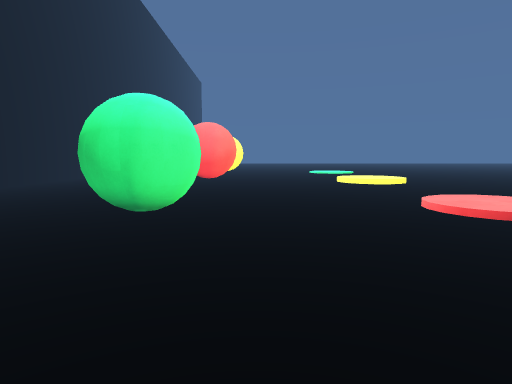
[1] (above)

19 first-person views from a walk through a 3-D level made in the Unity game engine. The camera is 1.5 m above the floor, tilts 6° down and sees 75° across. The floor is counted in squares, 1 m on a side. Each view is taken from the middle of a square. On the plan, view 1 faces up. The plan holds only what a view shows up to about 15 squares ahead; the rest is blank. The place goes on beyond the plan.

[2]
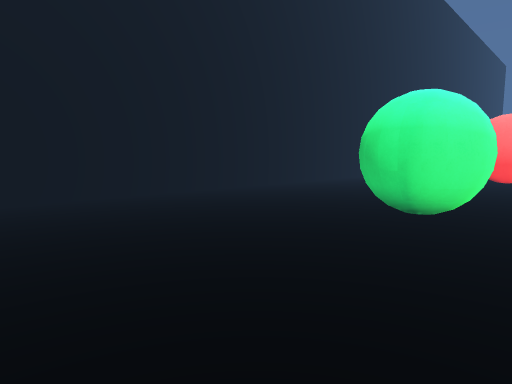

[3]
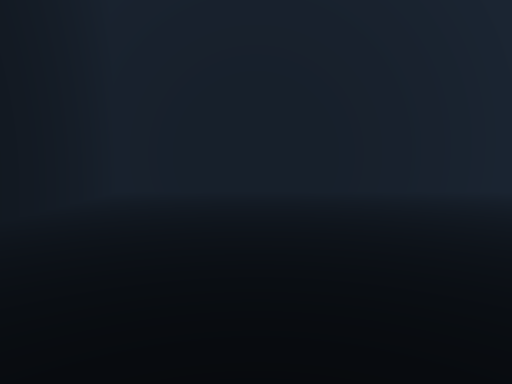

[4]
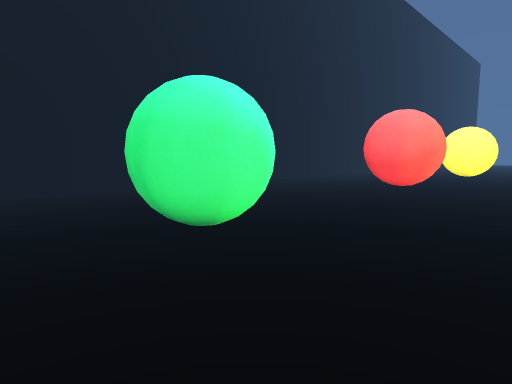

[5]
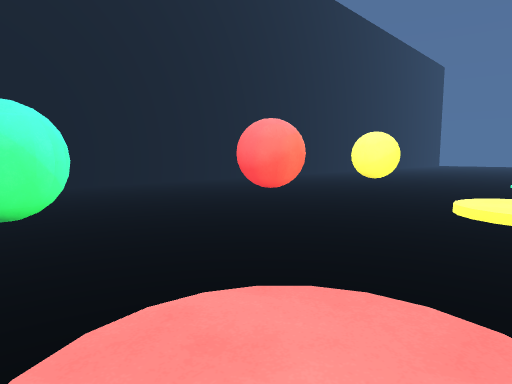

[6]
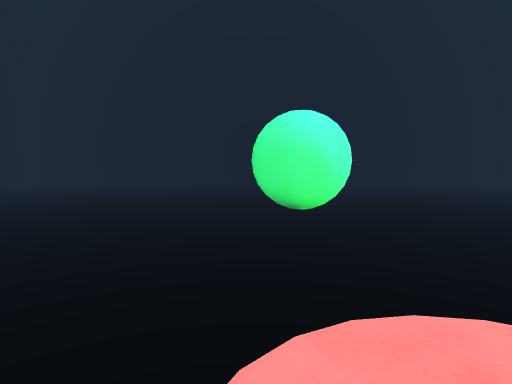

[7]
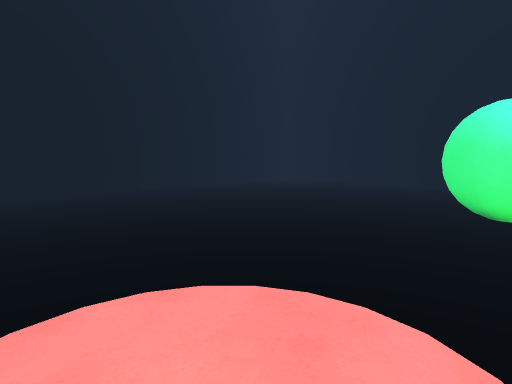

[8]
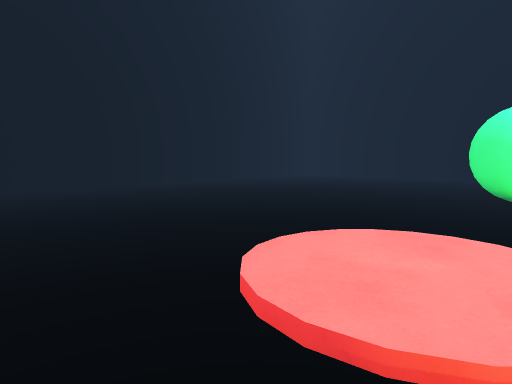

[9]
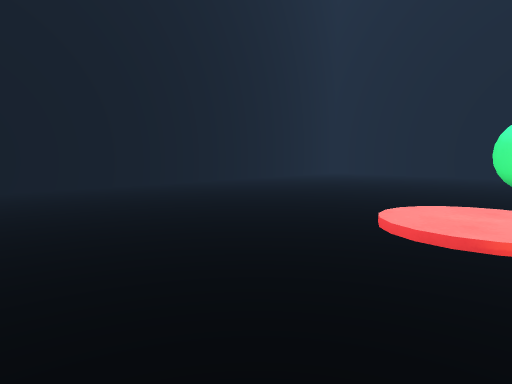

[10]
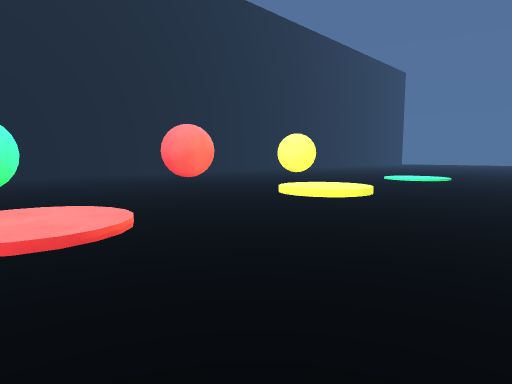

[11]
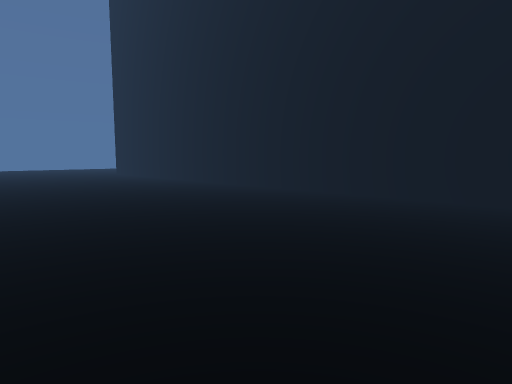

[12]
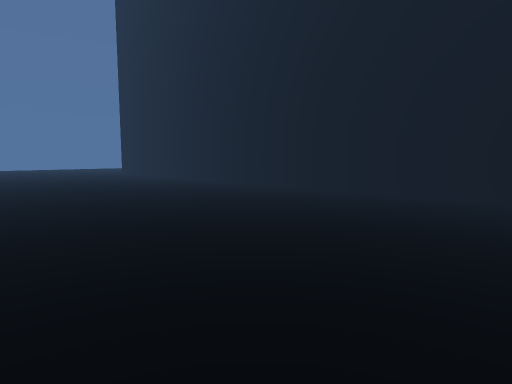

[13]
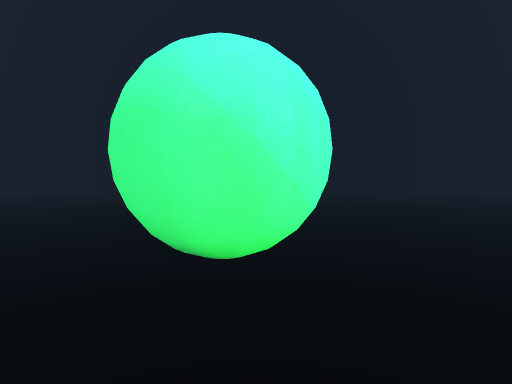

[14]
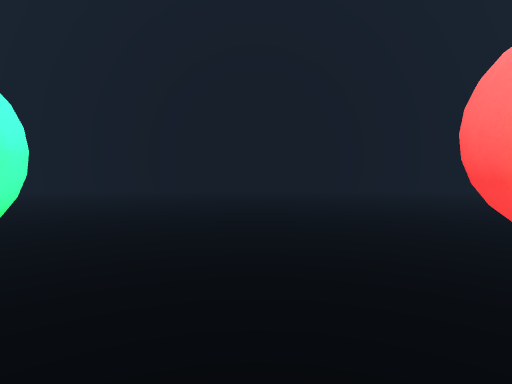

[15]
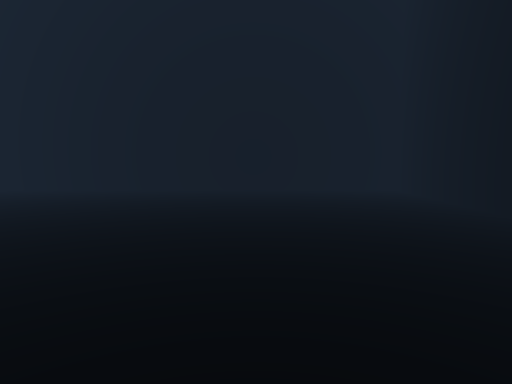

[16]
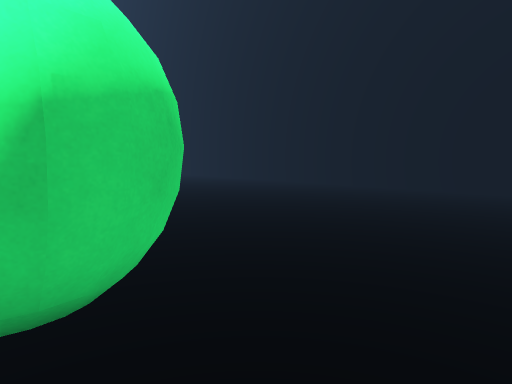

[17]
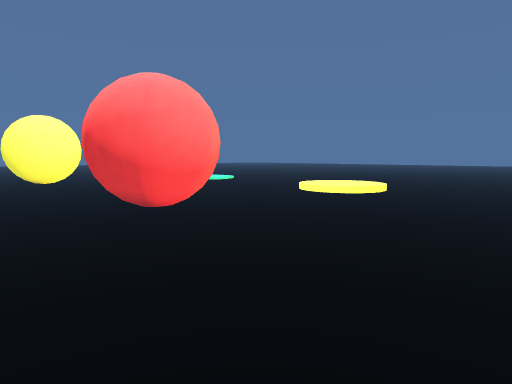

[18]
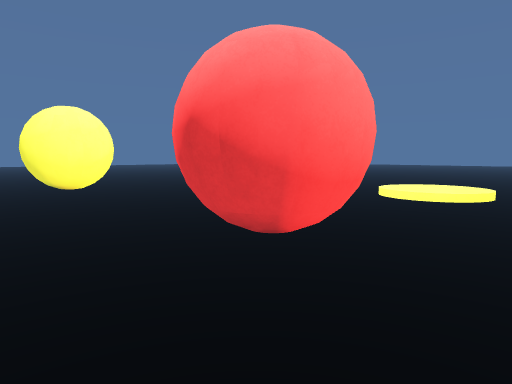

[19]
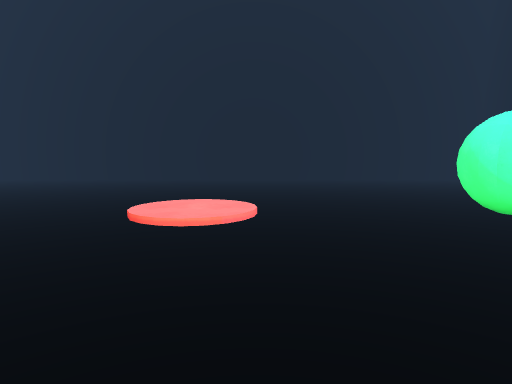

### Floor plan
Key: @ floor where view 1 was taken; # wall or solid block; . main floor; : floor 0.25 m higher than the main floor; / step, stairs or slope; O other object.
Columns run from 12 left of view 1 to 22 right of it. Each row starts with its distance up from view 1.
 21 #.......O  ....../:::/....
 20 #.......OOOO...../:::/....
 19 #.......OOOO...../::/......
 18 #........OO......../.......
 17 #..........................
 16 #..........................
 15 #..........................
 14 #..........................
 13 #..........................
 12 #..........................
 11 #.......OOO......./:/..... .
 10 #......OOOO....../:::/....
  9 #......OOOO....../:::/....
  8 #.......OOO......./:/..........
  7 #..................................
  6 #..................................
  5 #..................................
  4 #..................................
  3 #..................................
  2 #..................................
  1 #..................................
  0 #...........@.....................
 -1 #................................
 -2 #...............................
 -3 #..............................
 -4 #.............................
 -5 #............................
 -6 #############################

Where each view was taken, in squares from view 1:
view 1: 0 up, 0 right, facing up
view 2: 0 up, 0 right, facing up-left
view 3: 0 up, 2 right, facing left
view 4: 5 up, 3 right, facing up-left
view 5: 8 up, 8 right, facing up-left
view 6: 8 up, 8 right, facing left
view 7: 11 up, 8 right, facing down-left
view 8: 11 up, 11 right, facing down-left
view 9: 11 up, 15 right, facing down-left
view 10: 8 up, 15 right, facing up-left
view 11: 8 up, 8 right, facing down-right
view 12: 9 up, 7 right, facing down-right
view 13: 10 up, 2 right, facing left
view 14: 15 up, 2 right, facing left
view 15: 9 up, 6 left, facing down
view 16: 10 up, 7 left, facing down-right
view 17: 12 up, 7 left, facing up-right
view 18: 16 up, 7 left, facing up-right
view 19: 20 up, 5 right, facing down
